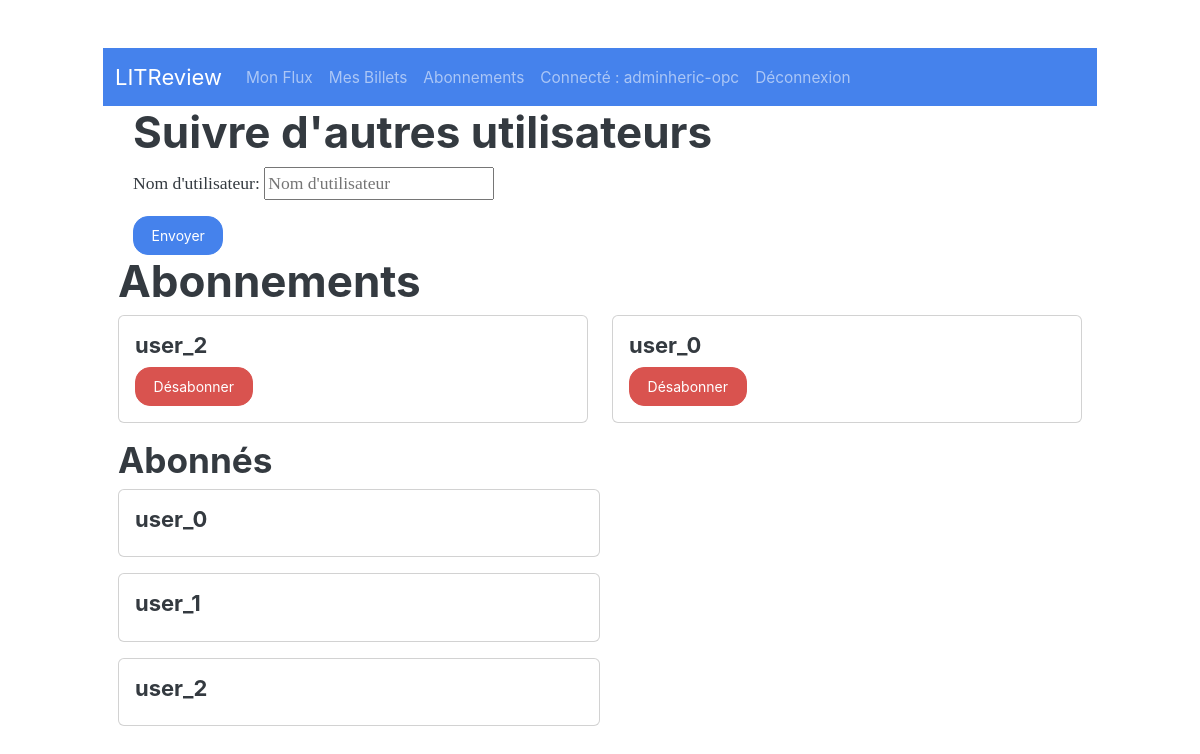
Before: /feed/follows/ (signed in) with the older database file.
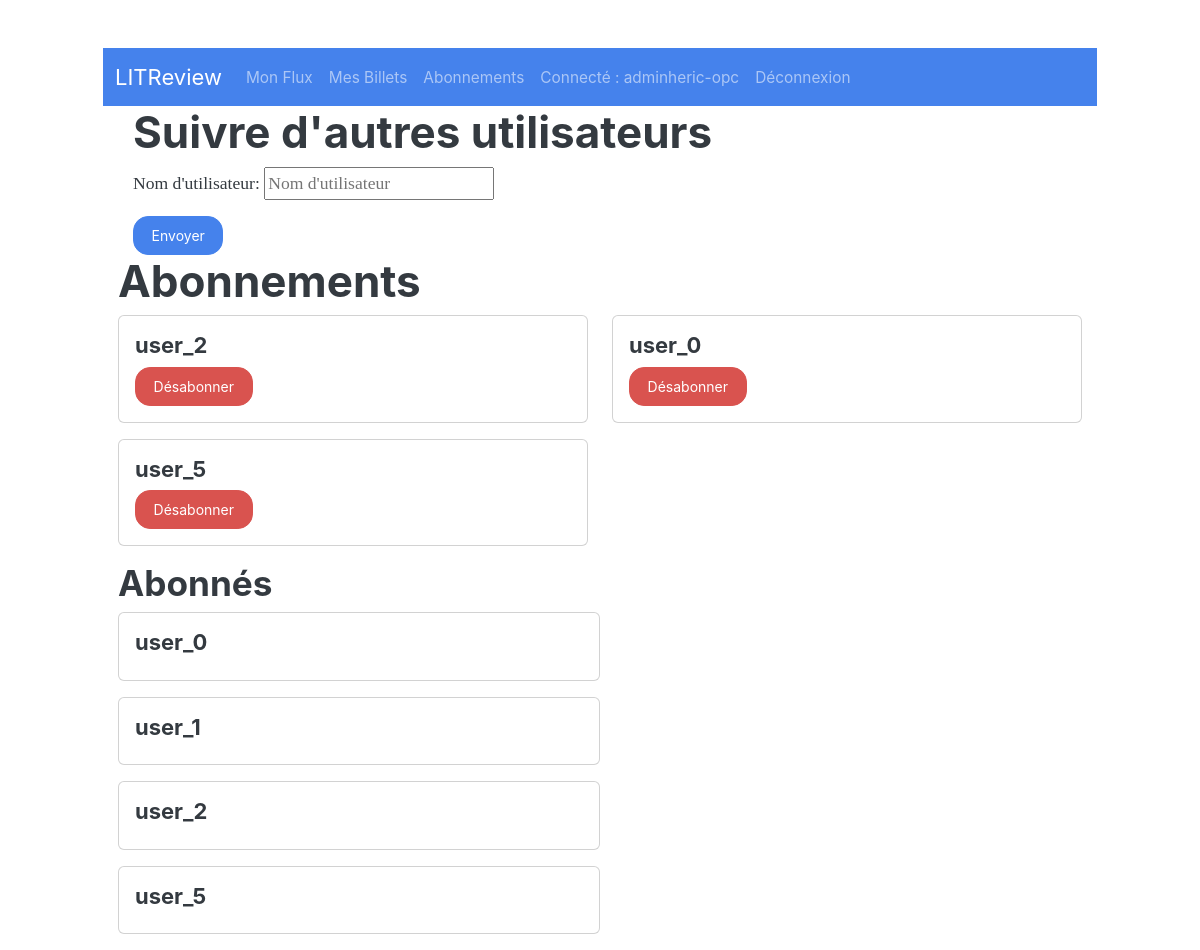
After: the same page with the newer database file.
### feed/models.py (models this page shows)
class UserFollows(models.Model):
    user = models.ForeignKey(settings.AUTH_USER_MODEL, on_delete=models.CASCADE, related_name='following')
    followed_user = models.ForeignKey(settings.AUTH_USER_MODEL, on_delete=models.CASCADE, related_name='followed_by')
    class Meta:
        unique_together = ('user', 'followed_user')

### accounts/models.py (models this page shows)
class User(AbstractUser):
    pass

### feed/views.py (the view, shortened to what this page needs)
# urls.py: path('follows/', UserFollowsCreateView.as_view(), name='follow_list'),
class UserFollowsCreateView(LoginRequiredMixin, ListView):
    model = UserFollows
    template_name = 'feed/user_follows.html'
    context_object_name = 'follows'
    def get_queryset(self):
        return UserFollows.objects.filter(user=self.request.user)
    def get_context_data(self, **kwargs):
        context = super().get_context_data(**kwargs)
        context['form'] = UserFollowForm()
        context['followers'] = UserFollows.objects.filter(followed_user=self.request.user)
        return context

### feed/forms.py (shortened to what this page needs)
class UserFollowForm(forms.Form):
    username = forms.CharField(label='Nom d\'utilisateur', max_length=150,
                               widget=forms.TextInput(attrs={'placeholder': 'Nom d\'utilisateur'}))

### feed/templates/feed/user_follows.html (shortened to what this page needs)
{% extends 'base.html' %}
{% block content %}
<div class="container">
    {% include 'feed/add_follow.html' with form=form %}
    <h1>Abonnements</h1>
    <div class="row">
        {% for follow in follows %}
        <div class="col-md-6 mb-3">
            <div class="card">
                <div class="card-body">
                    <h5 class="card-title">{{ follow.followed_user.username }}</h5>
                    <a href="{% url 'feed:unfollow' follow.id %}" class="btn btn-danger">Désabonner</a>
                </div>
            </div>
        </div>
        {% empty %}
        <p>Aucun abonnement trouvé.</p>
        {% endfor %}
    </div>
    <div class="col-md-6">
        <h2>Abonnés</h2>
        {% for follower in followers %}
        <div class="card mb-3">
            <div class="card-body">
                <h5 class="card-title">{{ follower.user.username }}</h5>
            </div>
        </div>
        {% empty %}
        <p>Aucun abonné trouvé.</p>
        {% endfor %}
    </div>
</div>
{% endblock %}

Changed rows visible on the page:
added UserFollows: followed_user.username "user_5", shown under "Abonnements"
added UserFollows: user.username "user_5", shown under "Abonnés"
